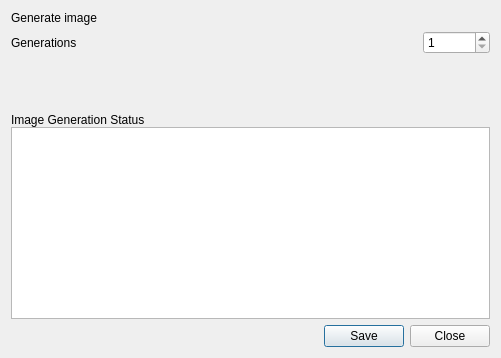
<?xml version="1.0" encoding="UTF-8"?>
<ui version="4.0">
 <class>GenerateDialog</class>
 <widget class="QDialog" name="GenerateDialog">
  <property name="windowModality">
   <enum>Qt::ApplicationModal</enum>
  </property>
  <property name="geometry">
   <rect>
    <x>0</x>
    <y>0</y>
    <width>501</width>
    <height>358</height>
   </rect>
  </property>
  <property name="windowTitle">
   <string>Generate Image</string>
  </property>
  <layout class="QVBoxLayout" name="verticalLayout_2">
   <property name="spacing">
    <number>-1</number>
   </property>
   <item>
    <widget class="QLabel" name="label">
     <property name="sizePolicy">
      <sizepolicy hsizetype="Minimum" vsizetype="Minimum">
       <horstretch>0</horstretch>
       <verstretch>0</verstretch>
      </sizepolicy>
     </property>
     <property name="text">
      <string>Generate image</string>
     </property>
    </widget>
   </item>
   <item>
    <layout class="QVBoxLayout" name="verticalLayout">
     <property name="spacing">
      <number>0</number>
     </property>
     <item>
      <layout class="QHBoxLayout" name="horizontalLayout_2">
       <property name="spacing">
        <number>5</number>
       </property>
       <item>
        <widget class="QLabel" name="label_3">
         <property name="text">
          <string>Generations</string>
         </property>
        </widget>
       </item>
       <item>
        <spacer name="horizontalSpacer">
         <property name="orientation">
          <enum>Qt::Horizontal</enum>
         </property>
         <property name="sizeHint" stdset="0">
          <size>
           <width>40</width>
           <height>20</height>
          </size>
         </property>
        </spacer>
       </item>
       <item>
        <widget class="QSpinBox" name="generations">
         <property name="suffix">
          <string/>
         </property>
         <property name="minimum">
          <number>1</number>
         </property>
         <property name="maximum">
          <number>999999999</number>
         </property>
        </widget>
       </item>
      </layout>
     </item>
     <item>
      <spacer name="verticalSpacer">
       <property name="orientation">
        <enum>Qt::Vertical</enum>
       </property>
       <property name="sizeHint" stdset="0">
        <size>
         <width>20</width>
         <height>40</height>
        </size>
       </property>
      </spacer>
     </item>
     <item>
      <widget class="QLabel" name="label_2">
       <property name="text">
        <string>Image Generation Status</string>
       </property>
      </widget>
     </item>
     <item>
      <widget class="QTextBrowser" name="statusBox"/>
     </item>
    </layout>
   </item>
   <item>
    <widget class="QDialogButtonBox" name="buttonBox">
     <property name="orientation">
      <enum>Qt::Horizontal</enum>
     </property>
     <property name="standardButtons">
      <set>QDialogButtonBox::Close|QDialogButtonBox::Save</set>
     </property>
     <property name="centerButtons">
      <bool>false</bool>
     </property>
    </widget>
   </item>
  </layout>
 </widget>
 <resources/>
 <connections>
  <connection>
   <sender>buttonBox</sender>
   <signal>accepted()</signal>
   <receiver>GenerateDialog</receiver>
   <slot>accept()</slot>
   <hints>
    <hint type="sourcelabel">
     <x>224</x>
     <y>336</y>
    </hint>
    <hint type="destinationlabel">
     <x>157</x>
     <y>274</y>
    </hint>
   </hints>
  </connection>
  <connection>
   <sender>buttonBox</sender>
   <signal>rejected()</signal>
   <receiver>GenerateDialog</receiver>
   <slot>reject()</slot>
   <hints>
    <hint type="sourcelabel">
     <x>292</x>
     <y>342</y>
    </hint>
    <hint type="destinationlabel">
     <x>286</x>
     <y>274</y>
    </hint>
   </hints>
  </connection>
 </connections>
</ui>
